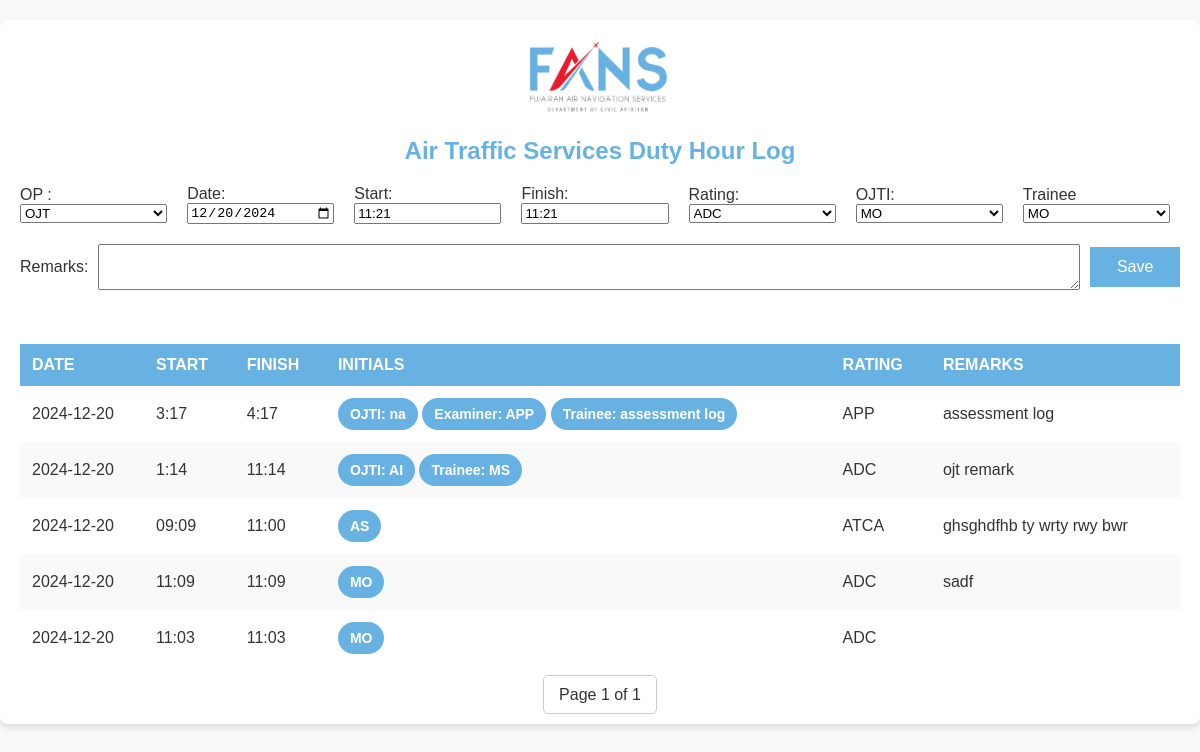
Screenshot of /new_ats_log_ojt with the database file from the repository.
### tables this page shows
CREATE TABLE ats_log (
                id INTEGER PRIMARY KEY AUTOINCREMENT,
                date TEXT,
                date_ts INTEGER,
                start TEXT,
                start_ts INTEGER,
                finish TEXT,
                finish_ts INTEGER,
                initial TEXT,
                rating TEXT,
                remarks TEXT,
                ojti TEXT,
                examiner TEXT,
                trainee TEXT,
                op TEXT
            );

### app.py (the view, shortened to what this page needs)
@app.route('/new_ats_log_ojt', methods=['GET', 'POST'])
def new_ats_log_ojt():
    current_date = datetime.now(timezone.utc).strftime('%Y-%m-%d')
    current_utc_time = datetime.now(timezone.utc).strftime('%H:%M')  # Ensure 24-hour format
    options = ['OJT', 'Assessment', 'Solo']
    ratings = ['ADC','APP','APS','ATCA']
    initials = ['MO', 'AI', 'MS', 'AD', 'AL', 'AN', 'AS', 'AV', 'HA', 'HI', 'KR', 'MY', 'NA', 'AM', 'AR', 'MZ', 'MM', 'KS', 'SE', 'BI', 'SK', 'SH', 'BR', 'AB', 'LB', 'ME', 'MR', 'AO', 'MA']
    logs, page, total_pages = get_logs_n_pagination_data()
    return render_template('new_ats_log_ojt.html', date=current_date, time=current_utc_time, ratings=ratings, initials=initials, options=options, logs=logs, page=page, total_pages=total_pages)

### app.py (called while the page is built)
def get_logs_n_pagination_data():
    page = request.args.get('page', 1, type=int)
    offset = (page - 1) * per_page
    with sqlite3.connect(DATABASE) as conn:
        cursor = conn.cursor()
        cursor.execute('''
            SELECT id, date, date_ts, start, start_ts, finish, finish_ts, initial, rating, remarks, ojti, examiner, trainee, op
            FROM ats_log ORDER BY id DESC
            LIMIT ? OFFSET ?
        ''', (per_page, offset))
        logs = cursor.fetchall()
        cursor.execute('SELECT COUNT(*) FROM ats_log')
        total_logs = cursor.fetchone()[0]
    total_pages = (total_logs + per_page - 1) // per_page
    return logs, page, total_pages

### templates/new_ats_log_ojt.html (shortened to what this page needs)
<!DOCTYPE html>
<html lang="en">
<head>
    <link rel="stylesheet" href="/static/styles.css">
</head>
<body>
    <div class="container">
        <img src="/static/logo.png" alt="FANS Logo" class="logo">
        <h1>Air Traffic Services Duty Hour Log</h1>
        <form method="POST" action="/new_ats_log_ojt">
            <div class="form-row">
                <div class="form-group">
                    <label for="option">OP :</label>
                    <select id="option" name="option" required onchange="opSelected(this)">
                        {% for option in options %}
                            <option value="{{ option }}">{{ option }}</option>
                        {% endfor %}
                    </select>
                </div>
                <div class="form-group">
                    <label for="date">Date:</label>
                    <input type="date" id="date" name="date" value="{{ date }}" required>
                </div>
                <div class="form-group">
                    <label for="start">Start:</label>
                    <input type="text" id="start" name="start" value="{{ time }}" required>
                </div>
                <div class="form-group">
                    <label for="finish">Finish:</label>
                    <input type="text" id="finish" name="finish" value="{{ time }}" required>
                </div>
                <div class="form-group">
                    <label for="rating">Rating:</label>
                    <select id="rating" name="rating" required>
                        {% for rating in ratings %}
                            <option value="{{ rating }}">{{ rating }}</option>
                        {% endfor %}
                    </select>
                </div>
                <div class="form-group">
                    <label for="ojti_initials">OJTI:</label>
                    <select id="ojti" name="ojti" required>
                        {% for initial in initials %}
                            <option value="{{ initial }}">{{ initial }}</option>
                        {% endfor %}
                    </select>
                </div>
                <div class="form-group">
                    <label for="trainee_initials">Trainee</label>
                    <select id="trainee" name="trainee" required>
                        {% for initial in initials %}
                            <option value="{{ initial }}">{{ initial }}</option>
                        {% endfor %}
                    </select>
                </div>
            </div>
            <div class="remarks-row">
                <label for="remarks">Remarks:</label>
                <textarea id="remarks" name="remarks"></textarea>
                <button type="submit" class="submit-btn">Save</button>
            </div>
        </form>
        <br><br><br>
        <table>
            <thead>
                <tr>
                    <th>Date</th>
                    <th>Start</th>
                    <th>Finish</th>
                    <th>Initials</th>
                    <th>Rating</th>
                    <th>Remarks</th>
                </tr>
            </thead>
            <tbody>
                {% for log in logs %}
                <tr>
                    <td style="width: 100px;">{{ log[1] }}</td>
                    <td>{{ log[3] }}</td>
                    <td>{{ log[5] }}</td>
                    <td>
                        {% if log[13] == "Solo" %}
                        <span class="chip">{{ log[7] }}</span>
                        {% elif log[13] == "OJT" %}
                        <span class="chip">OJTI: {{ log[10] }}</span>
                        <span class="chip">Trainee: {{ log[12] }}</span>
                        {% elif log[13] == "Assessment" %}
                        <span class="chip">OJTI: {{ log[7] }}</span>
                        <span class="chip">Examiner: {{ log[8] }}</span>
                        <span class="chip">Trainee: {{ log[9] }}</span>
                        {% endif %}
                    </td>
                    <td>{{ log[8] }}</td>
                    <td>{{ log[9] }}</td>
                </tr>
                {% endfor %}
            </tbody>
        </table>
        <div class="pagination">
            <span>Page {{ page }} of {{ total_pages }}</span>
        </div>
    </div>
</body>
</html>

### static/styles.css (style rules this page uses)
body { font-family: Arial, sans-serif; background-color: #f9f9f9; color: #333; margin: 0; padding: 0; }
.container { max-width: 1200px; margin: 20px auto; padding: 20px; background: #ffffff; border-radius: 8px; box-shadow: 0 4px 6px rgba(0, 0, 0, 0.1); }
.logo { display: block; margin: 0 auto 20px; width: 150px; }
h1 { text-align: center; color: #68B2E3; font-size: 24px; margin-bottom: 20px; }
.form-row { display: flex; justify-content: space-between; gap: 10px; margin-bottom: 20px; }
.form-group { flex: 1; display: flex; flex-direction: column; min-width: 120px; }
textarea { flex: 7; height: 40px; resize: vertical; margin: 0; }
.submit-btn { flex: 0.5; height: 40px; background-color: #68B2E3; color: white; border: none; padding: 10px; font-size: 16px; cursor: pointer; text-align: center; }
table { width: 100%; border-collapse: collapse; margin-bottom: 20px; }
table th, table td { padding: 12px; text-align: left; }
table thead th { background-color: #68B2E3; color: white; text-transform: uppercase; }
table tbody tr:nth-child(even) { background-color: #f9f9f9; }
.chip { display: inline-block; padding: 8px 12px; font-size: 14px; font-weight: bold; color: white; border-radius: 16px; background-color: #68B2E3; }
.pagination { text-align: center; margin-top: 20px; }
.pagination span { color: #333; padding: 10px 15px; margin: 0 5px; border: 1px solid #ccc; border-radius: 5px; }
.form-row { display: flex; align-items: center; gap: 10px; }
.form-group { flex: 1; margin-right: 10px; }
.remarks-row { display: flex; align-items: center; gap: 10px; margin-top: 10px; }

### rows the page displays
ats_log: date "2024-12-20", start "3:17", finish "4:17", initial "na", rating "APP", remarks "assessment log"
ats_log: date "2024-12-20", start "1:14", finish "11:14", ojti "AI", trainee "MS", rating "ADC", remarks "ojt remark"
ats_log: date "2024-12-20", start "09:09", finish "11:00", initial "AS", rating "ATCA", remarks "ghsghdfhb ty wrty rwy bwr"
ats_log: date "2024-12-20", start "11:09", finish "11:09", initial "MO", rating "ADC", remarks "sadf"
ats_log: date "2024-12-20", start "11:03", finish "11:03", initial "MO", rating "ADC"

### other values shown
{{ page }} "1"
{{ total_pages }} "1"
form field option "OJT"
form field rating "ADC"
form field ojti "MO"
form field trainee "MO"
